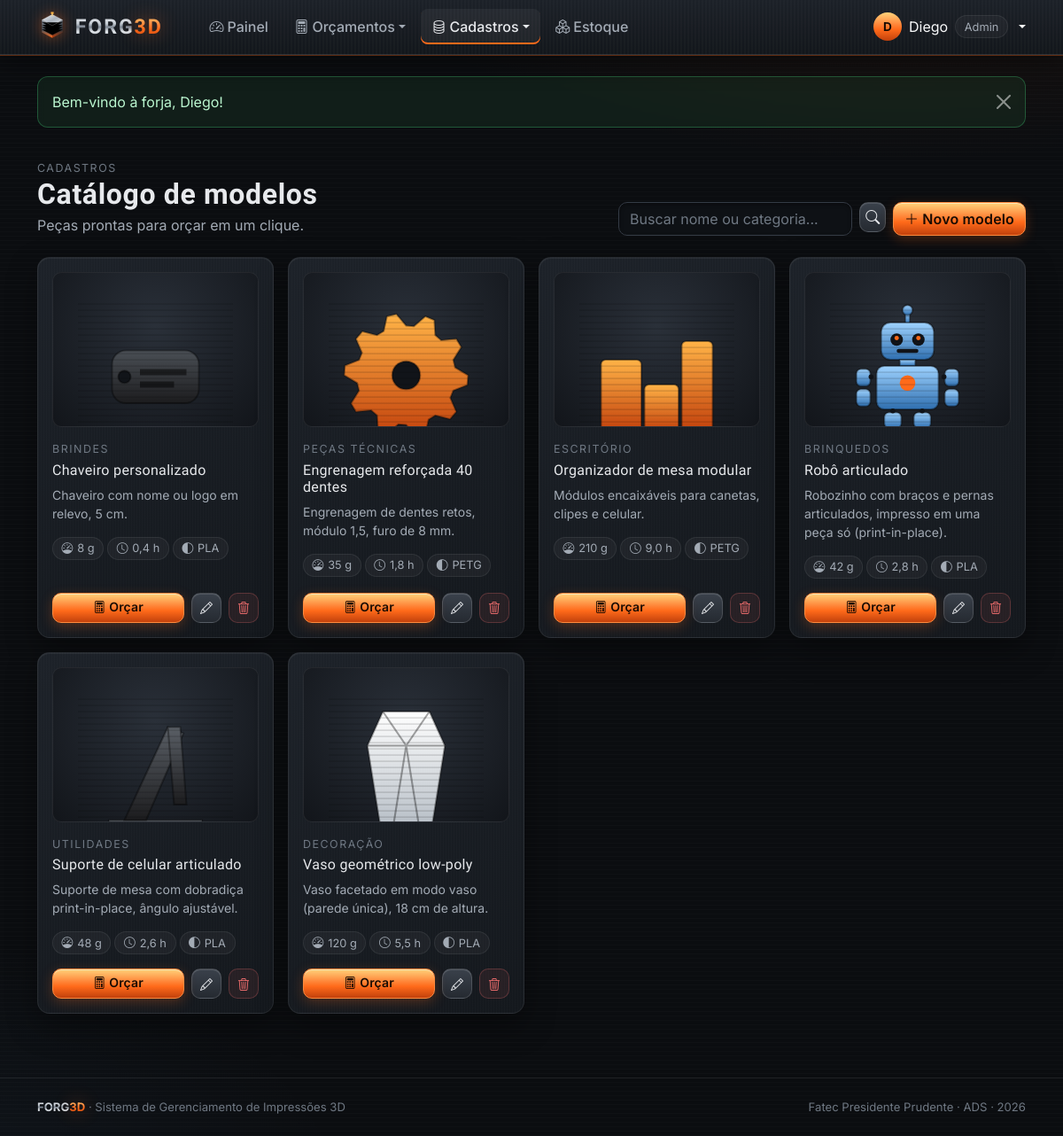
The page /view/verModelo.php (signed in) on the database its author committed.
### tables this page shows
CREATE TABLE `modelos` (
  `id` int(11) NOT NULL AUTO_INCREMENT,
  `nome` varchar(120) NOT NULL,
  `categoria` varchar(60) DEFAULT NULL,
  `descricao` text DEFAULT NULL,
  `peso_g` decimal(8,2) NOT NULL,
  `tempo_h` decimal(6,2) NOT NULL,
  `material_id` int(11) DEFAULT NULL,
  `imagem` varchar(150) DEFAULT NULL,
  `criado_em` datetime NOT NULL DEFAULT current_timestamp(),
  PRIMARY KEY (`id`),
  KEY `material_id` (`material_id`),
  CONSTRAINT `modelos_ibfk_1` FOREIGN KEY (`material_id`) REFERENCES `materiais` (`id`) ON DELETE SET NULL
);

CREATE TABLE `materiais` (
  `id` int(11) NOT NULL AUTO_INCREMENT,
  `tipo` varchar(30) NOT NULL,
  `marca` varchar(60) NOT NULL,
  `cor` varchar(40) NOT NULL,
  `cor_hex` char(7) NOT NULL DEFAULT '#888888',
  `diametro` decimal(4,2) NOT NULL DEFAULT 1.75,
  `preco_kg` decimal(8,2) NOT NULL,
  `estoque_g` decimal(10,2) NOT NULL DEFAULT 0.00,
  `estoque_minimo_g` decimal(10,2) NOT NULL DEFAULT 300.00,
  `criado_em` datetime NOT NULL DEFAULT current_timestamp(),
  PRIMARY KEY (`id`)
);

### processamento/funcoesBD.php (called while the page is built, shortened)
<?php
function conectar(): PDO
{
    static $pdo = null;
    if ($pdo === null) {
        $dsn = 'mysql:host=' . DB_HOST . ';dbname=' . DB_NOME . ';charset=utf8mb4';
        try {
            $pdo = new PDO($dsn, DB_USUARIO, DB_SENHA, [
                PDO::ATTR_ERRMODE            => PDO::ERRMODE_EXCEPTION,
                PDO::ATTR_DEFAULT_FETCH_MODE => PDO::FETCH_ASSOC,
                PDO::ATTR_EMULATE_PREPARES   => false,
            ]);
        } catch (PDOException $e) {
            http_response_code(500);
            die('<h3 style="font-family:sans-serif">Não foi possível conectar ao banco "' . DB_NOME
                . '". Verifique se o MySQL do XAMPP está ligado e se o arquivo banco/forg3d.sql foi importado no phpMyAdmin.</h3>');
        }
    }
    return $pdo;
}
function consultar(string $sql, array $params = []): array
{
    $st = conectar()->prepare($sql);
    $st->execute($params);
    return $st->fetchAll();
}
function listarModelos(string $busca = ''): array
{
    return consultar('SELECT m.*, mt.tipo AS material_tipo, mt.cor AS material_cor
                      FROM modelos m LEFT JOIN materiais mt ON mt.id = m.material_id
                      WHERE m.nome LIKE ? OR m.categoria LIKE ? ORDER BY m.nome', ["%$busca%", "%$busca%"]);
}
function h($texto): string
{
    return htmlspecialchars((string) $texto, ENT_QUOTES, 'UTF-8');
}

### view/verModelo.php (the view, shortened to what this page needs)
<?php
$busca = trim($_GET['busca'] ?? '');
$modelos = listarModelos($busca);
require 'includes/topo.php';
?>
<div class="f-cabecalho">
    <div>
        <span class="f-mini">Cadastros</span>
        <h1>Catálogo de modelos</h1>
        <p>Peças prontas para orçar em um clique.</p>
    </div>
    <div class="d-flex flex-wrap gap-2">
        <form class="f-busca d-flex gap-2" method="GET">
            <input class="form-control" name="busca" value="<?= h($busca) ?>" placeholder="Buscar nome ou categoria...">
            <button class="btn btn-aco btn-icone" type="submit" aria-label="Buscar"><i class="bi bi-search"></i></button>
        </form>
        <a href="cadastroModelo.php" class="btn btn-forja"><i class="bi bi-plus-lg me-1"></i>Novo modelo</a>
    </div>
</div>
<?php if (!$modelos): ?>
    <div class="f-card"><div class="f-vazio"><i class="bi bi-box"></i>Nenhum modelo encontrado.</div></div>
<?php else: ?>
<div class="row g-3">
    <?php foreach ($modelos as $md): ?>
    <div class="col-sm-6 col-lg-4 col-xl-3">
        <div class="f-card f-card-quente h-100 d-flex flex-column p-3">
            <div class="f-modelo-img mb-3">
                <img src="../img/modelos/<?= h($md['imagem'] ?: 'sem-imagem.svg') ?>" alt="<?= h($md['nome']) ?>" loading="lazy">
            </div>
            <span class="f-mini mb-1"><?= h($md['categoria'] ?: 'Sem categoria') ?></span>
            <h2 class="h6 mb-2"><?= h($md['nome']) ?></h2>
            <p class="small f-muted mb-3"><?= h(mb_strimwidth($md['descricao'] ?? '', 0, 90, '…')) ?></p>
            <div class="d-flex flex-wrap gap-1 mb-3">
                <span class="f-chip"><i class="bi bi-speedometer"></i><?= number_format($md['peso_g'], 0, ',', '.') ?> g</span>
                <span class="f-chip"><i class="bi bi-clock"></i><?= number_format($md['tempo_h'], 1, ',', '.') ?> h</span>
                <?php if ($md['material_tipo']): ?><span class="f-chip"><i class="bi bi-circle-half"></i><?= h($md['material_tipo']) ?></span><?php endif; ?>
            </div>
            <div class="mt-auto d-flex gap-2">
                <a class="btn btn-forja btn-sm flex-fill" href="orcamento.php?modelo=<?= $md['id'] ?>"><i class="bi bi-calculator me-1"></i>Orçar</a>
                <a class="btn btn-aco btn-sm btn-icone" href="cadastroModelo.php?id=<?= $md['id'] ?>" title="Editar"><i class="bi bi-pencil"></i></a>
                <form action="../processamento/processamento.php" method="POST" data-confirmar="Excluir o modelo <?= h($md['nome']) ?>?">
                    <button class="btn btn-perigo btn-sm btn-icone" type="submit" title="Excluir"><i class="bi bi-trash3"></i></button>
                </form>
            </div>
        </div>
    </div>
    <?php endforeach; ?>
</div>
<?php endif; ?>
<?php require 'includes/rodape.php'; ?>

### css/forg3d.css (style rules this page uses)
:root { --f-fundo: #0b0d10; --f-fundo-2: #111419; --f-aco-1: #1a1e24; --f-aco-2: #232830; --f-aco-3: #343b45; --f-borda: rgba(255, 255, 255, .07); --f-borda-forte: rgba(255, 255, 255, .14); --f-texto: #e7e9ec; --f-texto-2: #a3abb5; --f-texto-3: #6f7883; --f-brasa: #ff6a1a; --f-brasa-2: #ffb347; --f-brasa-3: #c2410c; --f-brasa-glow: rgba(255, 106, 26, .45); --f-azul: #6fb7ff; --f-verde: #4ade80; --f-vermelho: #f87171; --f-amarelo: #facc15; --f-raio: 14px; --f-fonte-titulo: 'Chakra Petch', 'Segoe UI', sans-serif; --f-fonte: 'Inter', 'Segoe UI', sans-serif; --f-grad-aco: linear-gradient(180deg, #f6f8fa 0%, #c4cbd3 38%, #7d8692 52%, #dfe4e9 70%, #9aa3ad 100%); --f-grad-brasa: linear-gradient(180deg, #ffd27a 0%, #ff8a3d 40%, #ff6a1a 60%, #c2410c 100%); --bs-body-bg: var(--f-fundo); --bs-body-color: var(--f-texto); --bs-border-color: var(--f-borda); --bs-link-color: var(--f-brasa-2); --bs-link-hover-color: var(--f-brasa); --bs-emphasis-color: var(--f-texto); --bs-secondary-color: var(--f-texto-2); }
* { scrollbar-color: var(--f-aco-3) var(--f-fundo); }
body { display: flex; flex-direction: column; font-family: var(--f-fonte); background: radial-gradient(1100px 520px at 85% -10%, rgba(255, 106, 26, .10), transparent 60%), radial-gradient(900px 600px at -10% 110%, rgba(111, 183, 255, .06), transparent 60%), var(--f-fundo); background-attachment: fixed; min-height: 100vh; }
body::before { content: ''; position: fixed; inset: 0; pointer-events: none; background: repeating-linear-gradient(0deg, rgba(255, 255, 255, .018) 0 1px, transparent 1px 5px); z-index: 0; }
h1, h2, h3, h4, h5 { font-family: var(--f-fonte-titulo); letter-spacing: .02em; font-weight: 600; }
.f-muted { color: var(--f-texto-2) !important; }
.f-mini { font-size: .78rem; color: var(--f-texto-3); text-transform: uppercase; letter-spacing: .12em; }
.f-card { position: relative; background: repeating-linear-gradient(90deg, rgba(255, 255, 255, .012) 0 1px, transparent 1px 3px), linear-gradient(155deg, #1d2229 0%, #14181d 100%); border: 1px solid var(--f-borda); border-radius: var(--f-raio); box-shadow: inset 0 1px 0 rgba(255, 255, 255, .06), 0 14px 34px rgba(0, 0, 0, .38); padding: 1.4rem; }
.f-card-quente { transition: border-color .25s, box-shadow .25s, transform .25s; }
.f-cabecalho { display: flex; flex-wrap: wrap; gap: 1rem; align-items: end; justify-content: space-between; margin: 2rem 0 1.5rem; }
.f-cabecalho h1 { font-size: clamp(1.5rem, 3vw, 2rem); margin: 0; }
.f-cabecalho p { margin: .25rem 0 0; color: var(--f-texto-2); }
.btn { border-radius: 10px; font-weight: 600; letter-spacing: .01em; }
.btn-forja { position: relative; overflow: hidden; color: #1a0c03; background: var(--f-grad-brasa); border: 1px solid #ff8a3d; box-shadow: inset 0 1px 0 rgba(255, 255, 255, .45), 0 4px 14px rgba(255, 106, 26, .25); }
.btn-forja::after { content: ''; position: absolute; top: 0; left: -60%; width: 40%; height: 100%; background: linear-gradient(100deg, transparent, rgba(255, 255, 255, .55), transparent); transform: skewX(-20deg); transition: left .55s ease; }
.btn-aco { color: var(--f-texto); background: linear-gradient(180deg, #3a414b, #252a31); border: 1px solid var(--f-borda-forte); box-shadow: inset 0 1px 0 rgba(255, 255, 255, .12); }
.btn-icone { width: 34px; height: 34px; padding: 0; display: inline-grid; place-items: center; }
.btn-perigo { color: var(--f-vermelho); background: rgba(248, 113, 113, .08); border: 1px solid rgba(248, 113, 113, .25); }
.form-control, .form-select { background-color: #0e1115; color: var(--f-texto); border: 1px solid var(--f-aco-3); border-radius: 10px; box-shadow: inset 0 2px 4px rgba(0, 0, 0, .35); }
.form-control::placeholder { color: var(--f-texto-3); }
.f-busca { max-width: 380px; }
.f-modelo-img { aspect-ratio: 4 / 3; border-radius: 10px; overflow: hidden; background: radial-gradient(circle at 50% 35%, #2a3039, #12151a); border: 1px solid var(--f-borda); display: grid; place-items: center; }
.f-modelo-img img { width: 100%; height: 100%; object-fit: cover; }
.f-modelo-img img[src$=".svg"] { object-fit: contain; padding: 12%; }
.f-chip { display: inline-flex; align-items: center; gap: .3rem; font-size: .8rem; color: var(--f-texto-2); background: rgba(255, 255, 255, .04); border: 1px solid var(--f-borda); border-radius: 999px; padding: .15rem .6rem; }

### rows shown on the page
modelos: imagem (picture), categoria "BRINDES", nome "Chaveiro personalizado", descricao "Chaveiro com nome ou logo em relevo, 5 cm.", peso_g "8", tempo_h "0,4", material.tipo "PLA"
modelos: imagem (picture), categoria "PEÇAS TÉCNICAS", nome "Engrenagem reforçada 40 dentes", descricao "Engrenagem de dentes retos, módulo 1,5, furo de 8 mm.", peso_g "35", tempo_h "1,8", material.tipo "PETG"
modelos: imagem (picture), categoria "ESCRITÓRIO", nome "Organizador de mesa modular", descricao "Módulos encaixáveis para canetas, clipes e celular.", peso_g "210", tempo_h "9,0", material.tipo "PETG"
modelos: imagem (picture), categoria "BRINQUEDOS", nome "Robô articulado", descricao "Robozinho com braços e pernas articulados, impresso em uma peça só (print-in-place).", peso_g "42", tempo_h "2,8", material.tipo "PLA"
modelos: imagem (picture), categoria "UTILIDADES", nome "Suporte de celular articulado", descricao "Suporte de mesa com dobradiça print-in-place, ângulo ajustável.", peso_g "48", tempo_h "2,6", material.tipo "PLA"
modelos: imagem (picture), categoria "DECORAÇÃO", nome "Vaso geométrico low-poly", descricao "Vaso facetado em modo vaso (parede única), 18 cm de altura.", peso_g "120", tempo_h "5,5", material.tipo "PLA"

### other values the page prints
mb_strtoupper(mb_substr($u['nome'], 0, 1)) "D"
explode(' ', $u['nome'])[0] "Diego"
$aviso['texto'] "Bem-vindo à forja, Diego!"
